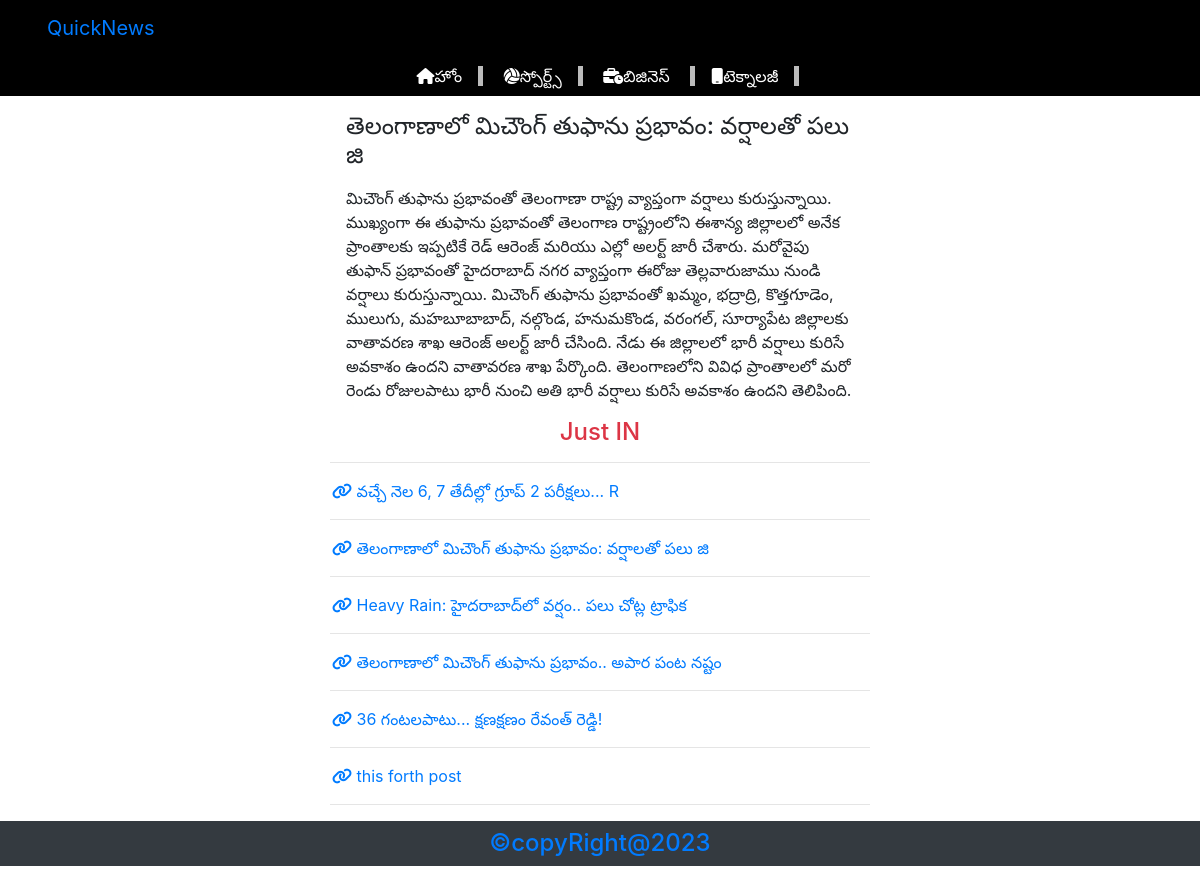
Before: /post/4 with the older database file.
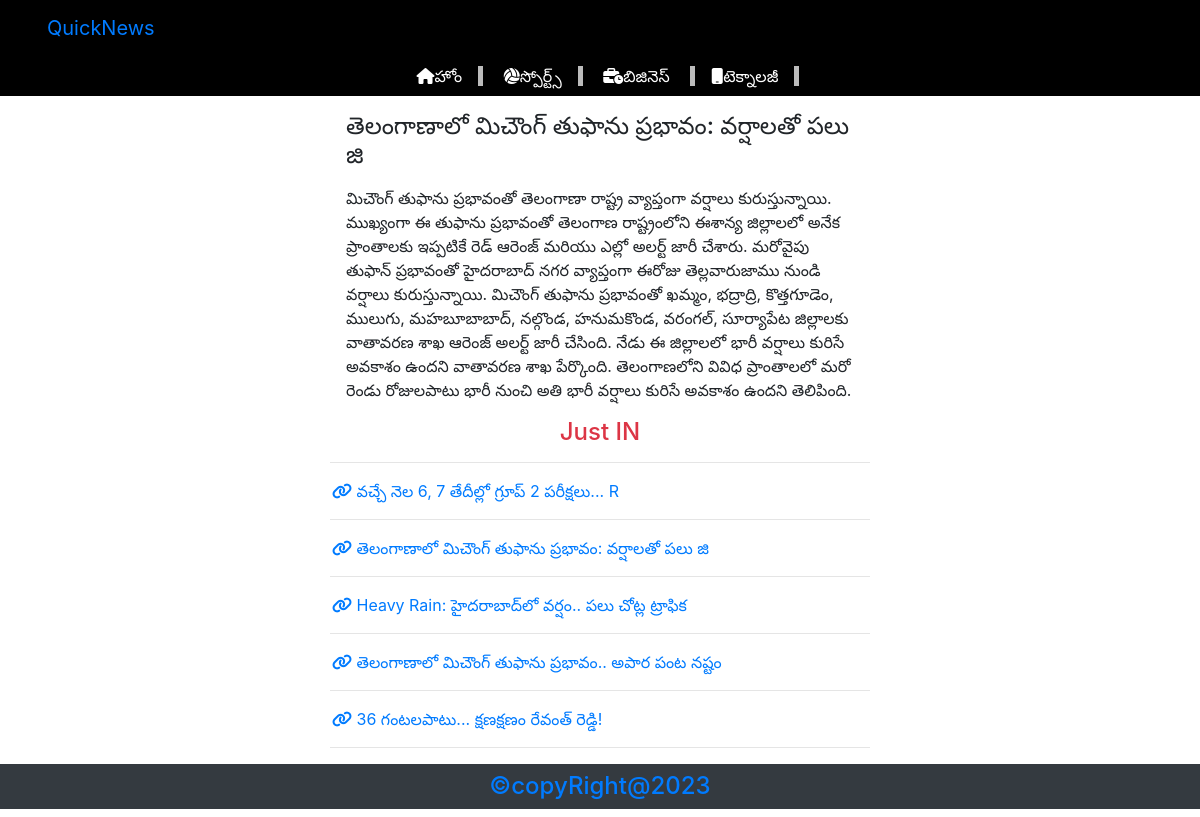
After: the same page with the newer database file.
### blog/models.py (models this page shows)
class Post(models.Model):
    title = models.CharField(max_length=50)
    content = models.TextField()

### blog/views.py (the view)
# urls.py: path('post/<str:id>', views.post),
def post(request,id):
    post = Post.objects.get(id = id)
    data = Post.objects.all()
    item = {
        'post' : post,
        'data' : data,
    }
    return render(request,'post.html',item)

### templates/post.html
{% extends 'base.html' %}
{% block content %}
<div class="container-fluid ">
<div class="row ">
    <div class="col-md-3">
    </div>
    <div class="col-md-6">
        <div class="container ">
            <h4 class="m-3">{{post.title}}</h4>
            <p class="m-3 ">{{post.content}}</p>
        </div>
    </div>
    <div class="col-md-3">
    </div>
</div>
<div class="row ">
    <div class="col-md-3">
    </div>
    <div class="col-md-6">
        <div class="container mt-5border ">
            <h4 class="text-danger text-center">Just IN </h4>
            <hr>
            {% for a in data%}
                <a href="/post/{{a.id}}"><i class="fa-solid fa-link"></i> {{a.title}}</a>
                <hr>
            {%endfor%}
        </div>
    </div>
    <div class="col-md-3">
    </div>
</div>
</div>
{% endblock content %}

Changed rows visible on the page:
removed Post: title "this forth post"
